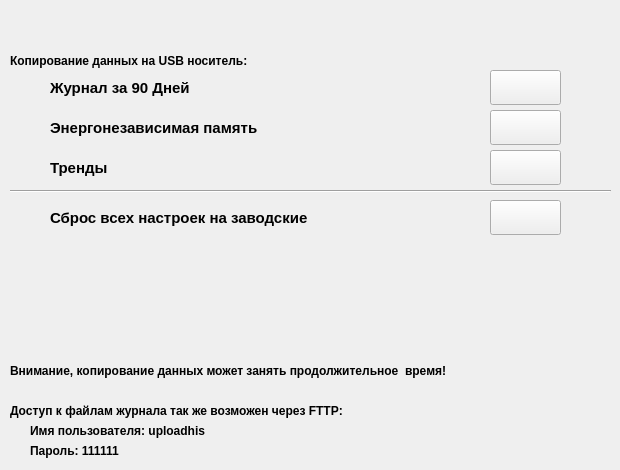
     <widget class="QWidget" name="Settings_Engineering_Menu_Backup_page">
      <widget class="QLabel" name="label_251">
       <property name="geometry">
        <rect>
         <x>10</x>
         <y>50</y>
         <width>241</width>
         <height>21</height>
        </rect>
       </property>
       <property name="font">
        <font>
         <family>Arial</family>
         <pointsize>9</pointsize>
         <weight>75</weight>
         <bold>true</bold>
        </font>
       </property>
       <property name="text">
        <string>Копирование данных на USB носитель:</string>
       </property>
      </widget>
      <widget class="QLabel" name="engineering_menu_backup_icon_label_1">
       <property name="geometry">
        <rect>
         <x>10</x>
         <y>70</y>
         <width>40</width>
         <height>35</height>
        </rect>
       </property>
       <property name="text">
        <string/>
       </property>
      </widget>
      <widget class="QLabel" name="engineering_menu_backup_icon_label_2">
       <property name="geometry">
        <rect>
         <x>10</x>
         <y>110</y>
         <width>40</width>
         <height>35</height>
        </rect>
       </property>
       <property name="text">
        <string/>
       </property>
      </widget>
      <widget class="QLabel" name="engineering_menu_backup_icon_label_3">
       <property name="geometry">
        <rect>
         <x>10</x>
         <y>150</y>
         <width>40</width>
         <height>35</height>
        </rect>
       </property>
       <property name="text">
        <string/>
       </property>
      </widget>
      <widget class="QLabel" name="label_255">
       <property name="geometry">
        <rect>
         <x>50</x>
         <y>70</y>
         <width>331</width>
         <height>35</height>
        </rect>
       </property>
       <property name="font">
        <font>
         <family>Arial</family>
         <pointsize>11</pointsize>
         <weight>75</weight>
         <bold>true</bold>
        </font>
       </property>
       <property name="text">
        <string>Журнал за 90 Дней</string>
       </property>
      </widget>
      <widget class="QLabel" name="label_256">
       <property name="geometry">
        <rect>
         <x>50</x>
         <y>110</y>
         <width>331</width>
         <height>35</height>
        </rect>
       </property>
       <property name="font">
        <font>
         <family>Arial</family>
         <pointsize>11</pointsize>
         <weight>75</weight>
         <bold>true</bold>
        </font>
       </property>
       <property name="text">
        <string>Энергонезависимая память</string>
       </property>
      </widget>
      <widget class="QLabel" name="label_257">
       <property name="geometry">
        <rect>
         <x>50</x>
         <y>150</y>
         <width>331</width>
         <height>35</height>
        </rect>
       </property>
       <property name="font">
        <font>
         <family>Arial</family>
         <pointsize>11</pointsize>
         <weight>75</weight>
         <bold>true</bold>
        </font>
       </property>
       <property name="text">
        <string>Тренды</string>
       </property>
      </widget>
      <widget class="QPushButton" name="engineering_menu_backup_save_trends_80TrendsBackup_pushButton">
       <property name="geometry">
        <rect>
         <x>490</x>
         <y>150</y>
         <width>71</width>
         <height>35</height>
        </rect>
       </property>
       <property name="font">
        <font>
         <family>Arial</family>
         <pointsize>11</pointsize>
         <weight>75</weight>
         <bold>true</bold>
        </font>
       </property>
       <property name="text">
        <string/>
       </property>
      </widget>
      <widget class="QLabel" name="engineering_menu_backup_icon_label_5">
       <property name="geometry">
        <rect>
         <x>560</x>
         <y>70</y>
         <width>40</width>
         <height>35</height>
        </rect>
       </property>
       <property name="text">
        <string/>
       </property>
      </widget>
      <widget class="QLabel" name="engineering_menu_backup_icon_label_6">
       <property name="geometry">
        <rect>
         <x>560</x>
         <y>110</y>
         <width>40</width>
         <height>35</height>
        </rect>
       </property>
       <property name="text">
        <string/>
       </property>
      </widget>
      <widget class="QLabel" name="engineering_menu_backup_icon_label_7">
       <property name="geometry">
        <rect>
         <x>560</x>
         <y>150</y>
         <width>40</width>
         <height>35</height>
        </rect>
       </property>
       <property name="text">
        <string/>
       </property>
      </widget>
      <widget class="QLabel" name="engineering_menu_backup_icon_label_4">
       <property name="geometry">
        <rect>
         <x>10</x>
         <y>200</y>
         <width>40</width>
         <height>35</height>
        </rect>
       </property>
       <property name="text">
        <string/>
       </property>
      </widget>
      <widget class="QLabel" name="label_259">
       <property name="geometry">
        <rect>
         <x>50</x>
         <y>200</y>
         <width>331</width>
         <height>35</height>
        </rect>
       </property>
       <property name="font">
        <font>
         <family>Arial</family>
         <pointsize>11</pointsize>
         <weight>75</weight>
         <bold>true</bold>
        </font>
       </property>
       <property name="text">
        <string>Сброс всех настроек на заводские</string>
       </property>
      </widget>
      <widget class="QLabel" name="engineering_menu_backup_icon_label_8">
       <property name="geometry">
        <rect>
         <x>560</x>
         <y>200</y>
         <width>40</width>
         <height>35</height>
        </rect>
       </property>
       <property name="text">
        <string/>
       </property>
      </widget>
      <widget class="QPushButton" name="engineering_menu_backup_factory_all_settings_pushButton">
       <property name="geometry">
        <rect>
         <x>490</x>
         <y>200</y>
         <width>71</width>
         <height>35</height>
        </rect>
       </property>
       <property name="font">
        <font>
         <family>Arial</family>
         <pointsize>11</pointsize>
         <weight>75</weight>
         <bold>true</bold>
        </font>
       </property>
       <property name="text">
        <string/>
       </property>
      </widget>
      <widget class="QPushButton" name="engineering_menu_backup_save_energy_independent_memory_80RWBackup_pushButton">
       <property name="geometry">
        <rect>
         <x>490</x>
         <y>110</y>
         <width>71</width>
         <height>35</height>
        </rect>
       </property>
       <property name="font">
        <font>
         <family>Arial</family>
         <pointsize>11</pointsize>
         <weight>75</weight>
         <bold>true</bold>
        </font>
       </property>
       <property name="text">
        <string/>
       </property>
      </widget>
      <widget class="QPushButton" name="engineering_menu_backup_save_90_days_of_journal_80LogBackup_pushButton">
       <property name="geometry">
        <rect>
         <x>490</x>
         <y>70</y>
         <width>71</width>
         <height>35</height>
        </rect>
       </property>
       <property name="font">
        <font>
         <family>Arial</family>
         <pointsize>11</pointsize>
         <weight>75</weight>
         <bold>true</bold>
        </font>
       </property>
       <property name="text">
        <string/>
       </property>
      </widget>
      <widget class="Line" name="engineering_menu_backup_line_1">
       <property name="geometry">
        <rect>
         <x>10</x>
         <y>190</y>
         <width>601</width>
         <height>2</height>
        </rect>
       </property>
       <property name="frameShadow">
        <enum>QFrame::Sunken</enum>
       </property>
       <property name="orientation">
        <enum>Qt::Horizontal</enum>
       </property>
      </widget>
      <widget class="QLabel" name="label_260">
       <property name="geometry">
        <rect>
         <x>10</x>
         <y>360</y>
         <width>441</width>
         <height>21</height>
        </rect>
       </property>
       <property name="font">
        <font>
         <family>Arial</family>
         <pointsize>9</pointsize>
         <weight>75</weight>
         <bold>true</bold>
        </font>
       </property>
       <property name="text">
        <string>Внимание, копирование данных может занять продолжительное  время!</string>
       </property>
      </widget>
      <widget class="QLabel" name="label_261">
       <property name="geometry">
        <rect>
         <x>10</x>
         <y>400</y>
         <width>341</width>
         <height>21</height>
        </rect>
       </property>
       <property name="font">
        <font>
         <family>Arial</family>
         <pointsize>9</pointsize>
         <weight>75</weight>
         <bold>true</bold>
        </font>
       </property>
       <property name="text">
        <string>Доступ к файлам журнала так же возможен через FTTP:</string>
       </property>
      </widget>
      <widget class="QLabel" name="label_262">
       <property name="geometry">
        <rect>
         <x>30</x>
         <y>420</y>
         <width>181</width>
         <height>21</height>
        </rect>
       </property>
       <property name="font">
        <font>
         <family>Arial</family>
         <pointsize>9</pointsize>
         <weight>75</weight>
         <bold>true</bold>
        </font>
       </property>
       <property name="text">
        <string>Имя пользователя: uploadhis</string>
       </property>
      </widget>
      <widget class="QLabel" name="label_263">
       <property name="geometry">
        <rect>
         <x>30</x>
         <y>440</y>
         <width>181</width>
         <height>21</height>
        </rect>
       </property>
       <property name="font">
        <font>
         <family>Arial</family>
         <pointsize>9</pointsize>
         <weight>75</weight>
         <bold>true</bold>
        </font>
       </property>
       <property name="text">
        <string>Пароль: 111111</string>
       </property>
      </widget>
     </widget>
